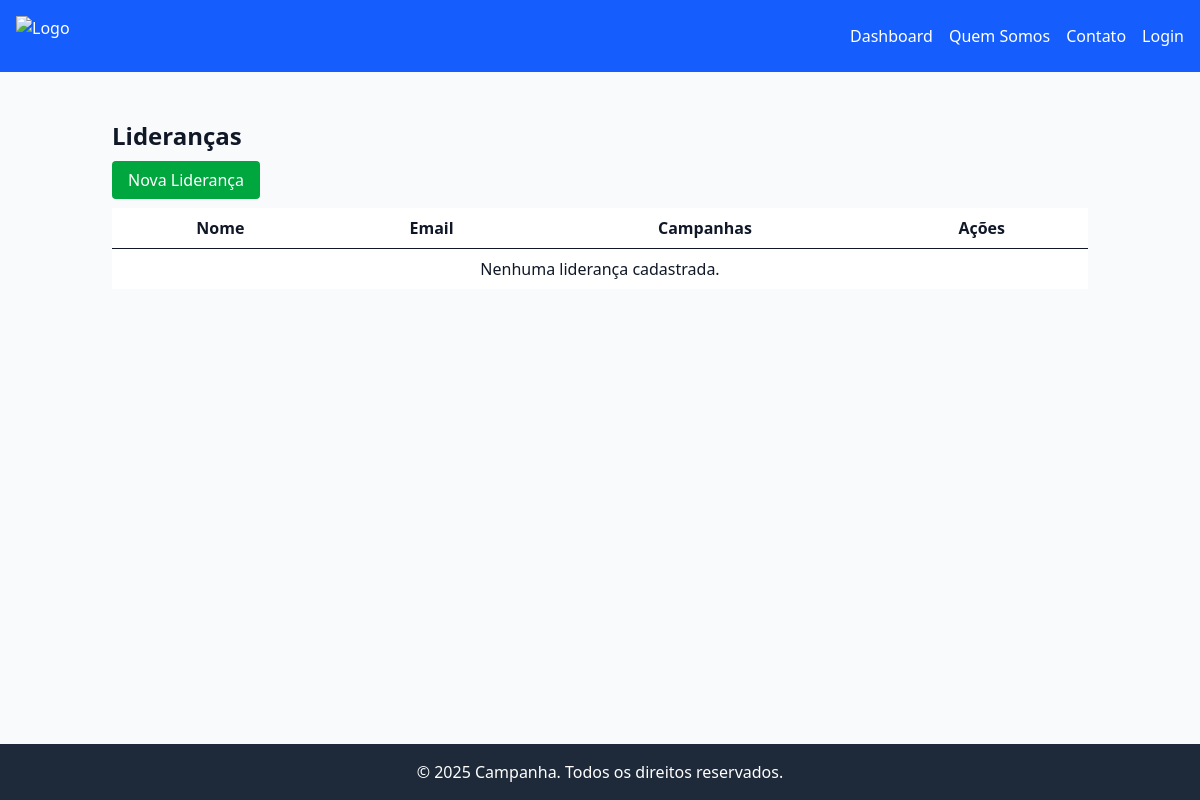
Before: /lideranca/ with the older database file.
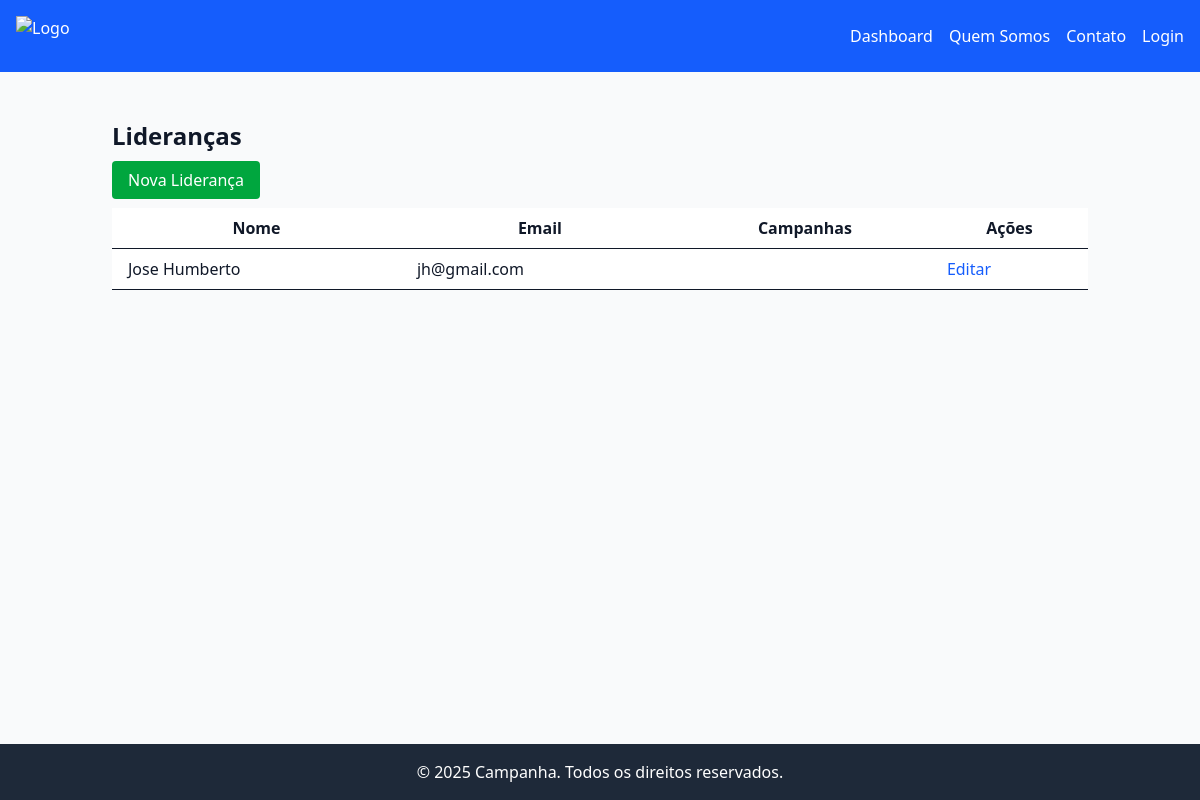
After: the same page with the newer database file.
### lideranca/models.py (models this page shows, shortened)
class Lideranca(models.Model):
    nome = models.CharField(max_length=255)
    email = models.EmailField(unique=True)
    campanhas = models.ManyToManyField(Campanha, related_name="liderancas")

### lideranca/views.py (the view)
# urls.py: path('', views.list_liderancas, name='list'),
def list_liderancas(request):
    liderancas = Lideranca.objects.all()
    return render(request, 'lideranca/list2.html', {'liderancas': liderancas})

### lideranca/templates/lideranca/list2.html (shortened to what this page needs)
{% extends 'base1.html' %}
{% block content %}
<div class="container mx-auto p-6">
    <h1 class="text-2xl font-bold mb-4">Lideranças</h1>
    <a href="{% url 'lideranca:create' %}" class="bg-green-600 text-white px-4 py-2 rounded">Nova Liderança</a>
    <table class="min-w-full mt-4 bg-white">
        <thead>
            <tr>
                <th class="py-2 px-4 border-b">Nome</th>
                <th class="py-2 px-4 border-b">Email</th>
                <th class="py-2 px-4 border-b">Campanhas</th>
                <th class="py-2 px-4 border-b">Ações</th>
            </tr>
        </thead>
        <tbody>
            {% for lideranca in liderancas %}
            <tr class="hover:bg-gray-100">
                <td class="py-2 px-4 border-b">{{ lideranca.nome }}</td>
                <td class="py-2 px-4 border-b">{{ lideranca.email }}</td>
                <td class="py-2 px-4 border-b">
                </td>
                <td class="py-2 px-4 border-b">
                    <a href="{% url 'lideranca:edit' lideranca.pk %}" class="text-blue-600 hover:underline">Editar</a>
                </td>
            </tr>
            {% empty %}
            <tr>
                <td colspan="4" class="py-2 px-4 text-center">Nenhuma liderança cadastrada.</td>
            </tr>
            {% endfor %}
        </tbody>
    </table>
</div>
{% endblock %}

Changed rows visible on the page:
added Lideranca: nome "Jose Humberto", email "jh@gmail.com"
Other visible differences:
text no longer shown: "Nenhuma liderança cadastrada."
